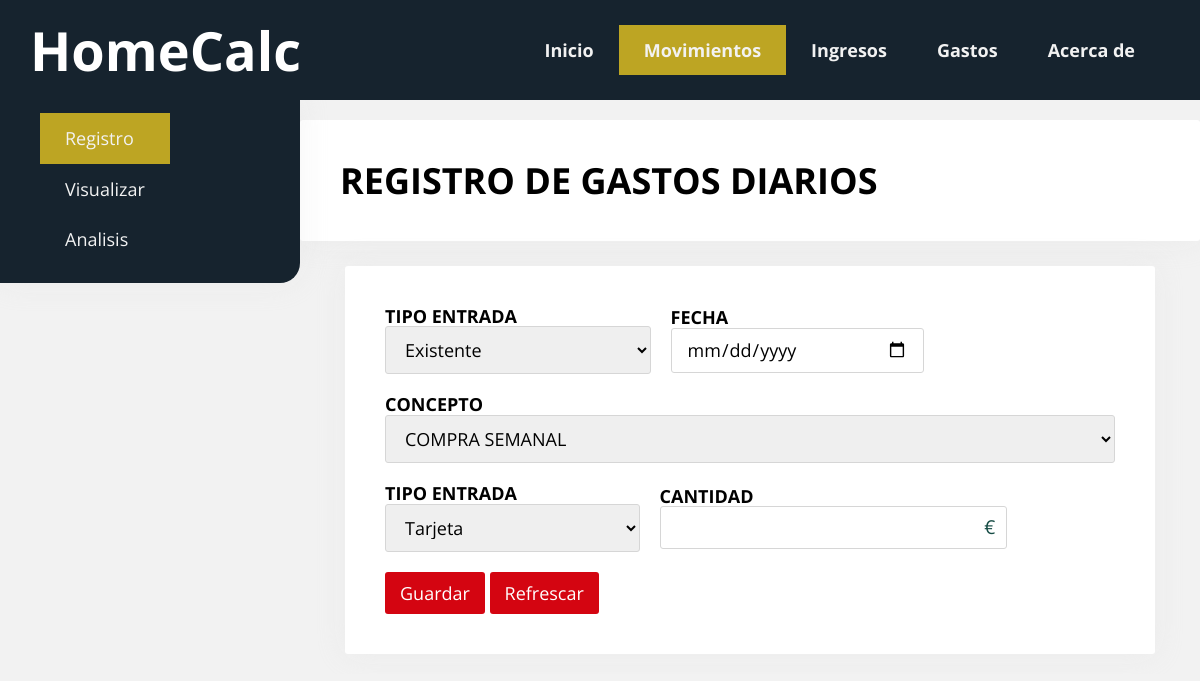
Page /form on the committed database.
### tables this page shows
CREATE TABLE paginas (
	id INTEGER NOT NULL PRIMARY KEY AUTOINCREMENT,
	nombre TEXT(125) NOT NULL,
	enlace TEXT(250) DEFAULT ('#'),
	activo boolean DEFAULT (1)
);

### homecalc.py (the view)
@app.route("/form")
def form():
    nav_buttons_query_results = nav_buttons()
    movements_concept_list_query_results = movements_concept_list()
    return render_template('form.html', nav_buttons_query_results=nav_buttons_query_results, movements_concept_list_query_results=movements_concept_list_query_results)

### homecalc.py (called while the page is built)
def dbconnection():
    connection = sqlite3.connect('src/db/database/homecalc.db')
    cursor = connection.cursor()
    return connection, cursor

def nav_buttons():
    connection, cursor = dbconnection()
    webcall = open('src/db/webcalls/nav_buttons.sql', mode='r')
    nav_buttons_query = webcall.read()
    webcall.close()
    try:
        cursor.execute(nav_buttons_query)
        nav_buttons_query_results = cursor.fetchall()
    except Exception as e:
        print(f"Error al ejecutar la query: {e}")
    finally:
        connection.close()
        return nav_buttons_query_results

def movements_concept_list():
    connection, cursor = dbconnection()
    webcall = open('src/db/webcalls/movements/concepts_list.sql', mode='r')
    movement_concepts_list = webcall.read()
    webcall.close()
    try:
        cursor.execute(movement_concepts_list)
        existing_concepts_list_query_results = cursor.fetchall()
    except Exception as e:
        print(f"Error at movement concepts query: {e}")
    finally:
        connection.close()
        return existing_concepts_list_query_results

### templates/form.html (shortened to what this page needs)
{% extends './base.html' %}
{% block main %}
<nav class="nav-main menu menu-izquierda shadow">
    <ul>
        <li><a href="{{url_for('form')}}" class="active">Registro</a></li>
        <li><a href="{{url_for('manage_movements')}}">Visualizar</a></li>
        <li><a href="{{url_for('movements_analysis')}}">Analisis</a></li>
    </ul>
</nav>
<section class="contenedor">
    <h1 class="card">
        REGISTRO DE GASTOS DIARIOS
    </h1>
    <form action="/add_movement" method="POST" class="card contenedor margen-inferior">
        <div class="filter-form">
            <div>
                <label for="tipoEnt" style="font-weight: bold;">TIPO ENTRADA</label>
                <select name="tipoEnt" class="input">
                    <option name="tipoEntrada" value="E">Existente</option>
                </select>
            </div>
            <div>
                <label for="fecha" style="font-weight: bold;">FECHA</label>
                <input name="fecha" label="fecha" type="date" class="input">
            </div>
        </div>
        <div>
            <label for="conceptoSeleccion" style="font-weight: bold;">CONCEPTO</label>
            <select name="conceptoSeleccion" class="input">
                {% for concept in movements_concept_list_query_results%}
                    <option name="selected_concept" value="{{ concept.0 }}">{{ concept.0 }}</option>
                {% endfor %}
            </select>
        </div>
        <div class="filter-form">
            <div>
                <label for="tipoAbono" style="font-weight: bold;">TIPO ENTRADA</label>
                <select name="tipoAbono" class="input">
                    <option name="tipoAbonoTarjeta" value="T">Tarjeta</option>
                </select>
            </div>
            <div class="input-moneda">
                <label for="cantidad" style="font-weight: bold;">CANTIDAD</label>
                <input name="cantidad" label="cantidad" type="text" class="input texto-derecha">
                <span class="moneda">€</span>
            </div>
        </div>
        <div>
            <button class="boton" type="submit">Guardar</button>
            <button class="boton" type="reset">Refrescar</button>
        </div>
    </form>
</section>
{% endblock %}

### templates/base.html (shortened to what this page needs)
<!DOCTYPE html>
<html>
<head>
    <link rel="stylesheet" href="{{ url_for('static', filename='css/normalize.css') }}">
    <link rel="stylesheet" href="{{ url_for('static', filename='css/framework.css') }}">
    <link rel="stylesheet" href="{{ url_for('static', filename='css/style.css') }}">
</head>
<body class="col-5">
    <header class="top-header">
        <h1 class="top-title padding-izquierda display-2">HomeCalc</h1>
        <nav class="top-nav menu menu-derecha">
            <ul class="nav-top_menu">
                {% for button in nav_buttons_query_results %}
                    <li class="nav-top_menu--option
                    {% if request.path == url_for('form') and button.1 == 'form' %}active{% endif %}
                    {% if request.path == url_for('about') and button.1 == 'about' %}active{% endif %}">
                    <a href="{{ button.1 }}">{{ button.0 }}</a></li>
                {% endfor %}
            </ul>
        </nav>
    </header>
    <main class="contenedor-ancho main-distribution no-margen no-padding">
        {% block main %}{% endblock %}
    </main>
</body>
</html>

### static/css/framework.css (style rules this page uses)
*, *::after, *::before { box-sizing: border-box; }
:root { --fuente: 'Open Sans', sans-serif; --fondo: #f2f2f2; --ancho-contenedor: 1200px; --color-primario: #252525; --color-primario-accion: rgb(81, 20, 194); --color-secundario: rgb(212, 5, 17); --color-secundario-accion: rgb(0, 131, 61); --color-terciario: rgb(255, 204, 0); --color-table_header: rgb(9, 25, 77); --color-filas_tabla: #D7D7D7; --color-text_menu: #f2f2f2; }
body { background: var(--fondo); font-family: var(--fuente); font-size: 18px; display: flex; flex-direction: column; min-height: 100vh; overflow-y: scroll; }
.contenedor { max-width: 90%; width: var(--ancho-contenedor); margin: 20px auto; overflow: hidden; }
.contenedor-ancho { width: 100%; padding: 0 40px; margin: 20px auto; }
.card { padding: 40px; background: #fff; border-radius: 3px; box-shadow: 0px 0px 30px rgba(221,221,221,0.3); }
.col-5 { grid-template-columns: repeat(5, 1fr); }
.menu { background: #252525; display: flex; flex-wrap: wrap; padding-right: 40px; }
.menu ul { display: flex; flex-direction: row; list-style-type: none; }
.menu a { color: var(--color-text_menu); text-decoration: none; display: flex; align-items: center; padding: 15px 25px; transition: .3s ease all; font-size: 18px; justify-content: space-between; transition: background-color 2s ; }
.active { color: var(--color-primario); background: var(--color-terciario); }
h1, h2, h3, h4, h5, h6 { margin-top: 0; }
.display-2 { font-weight: 700; font-size: 54px; }
form * { font-family: var(--fuente); }
form .input { padding: 10px 15px; border-radius: 3px; border: 1px solid #d6d6d6; transition: .3s ease all; width: 100%; margin-bottom: 20px; }
.boton { background: var(--color-secundario); border: none; cursor: pointer; color: #fff; display: inline-block; padding: 10px 15px; border-radius: 3px; text-align: center; line-height: 22px; transition: .3s ease all; text-decoration: none; }
.no-margen { margin:0 }
.margen-inferior { margin-bottom: 20px; }
.no-padding { padding: 0px; }
.padding-izquierda { padding-left: 20px; }
.texto-derecha { text-align: right; }
.menu-derecha { justify-content: flex-end; }
.menu-izquierda { justify-content: flex-start; }
.shadow { box-shadow: 0px 0px 30px rgba(221,221,221,0.3); }

### static/css/style.css (style rules this page uses)
:root { --header-hight: 100px; --dinamic-100-width: 100dvw; --dinamic-100-height: 100dvhS; --color-1: #16232e; --color-2: #164c45; --color-3: #cc8d1a; --color-4: #e3c75f; --color-5: #bda523; --color-terciario: #bda523; --color-table_header: #002333; }
.input-moneda { position: relative; }
.input-moneda input { padding-right: 30px; }
.moneda { position: absolute; right: 12px; top: 50%; transform: translateY(-50%); pointer-events: none; color: var(--color-2); font-size: 1.2rem; }
@media screen and (min-width: 1024px) { .main-distribution { width: var(--dinamic-100-width); display: flex; flex-direction: row; justify-content: space-between; } }
@media screen and (min-width: 1024px) { .nav-main { background: var(--color-1); width: var(--dinamic-100-width); align-self: flex-start; margin-top: -5px; z-index: 1; } }
@media screen and (min-width: 1024px) { .filter-form { display: flex; gap: 20px; align-items: center; } }

### rows in the picture
paginas: nombre "Inicio"
paginas: nombre "Movimientos"
paginas: nombre "Ingresos"
paginas: nombre "Gastos"
paginas: nombre "Acerca de"

### other values in the picture
form field conceptoSeleccion "COMPRA SEMANAL"
